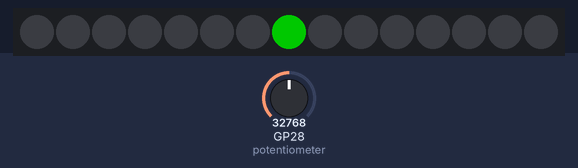
Recording of a program running on a simulated Raspberry Pi Pico running MicroPython. Shown: 15 RGB LEDs in strip order, left to right. The inputs (shaded band) are chosen by the test bench; at power-on: GP28 (potentiometer) = 32768 (analog values on the 0–65535 scale). Dim RGB values are drawn brighter than linear; what the program prints to the serial console is not drawn.

Above: at 1.2 s.
1.3 s: GP28 (potentiometer) set to 45874
At 2.0 s:
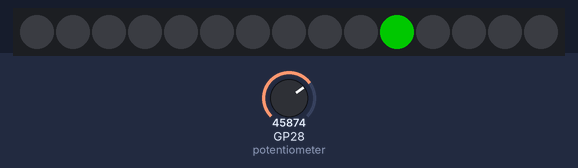
2.8 s: GP28 (potentiometer) set to 19660
At 3.7 s:
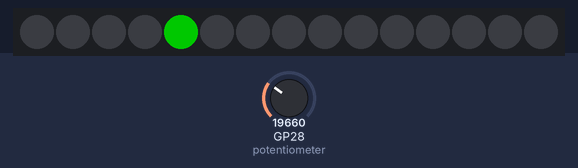
4.3 s: GP28 (potentiometer) set to 7864
At 5.3 s:
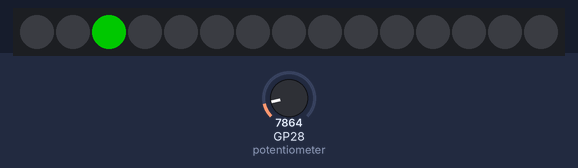
5.8 s: GP28 (potentiometer) set to 0
At 6.9 s:
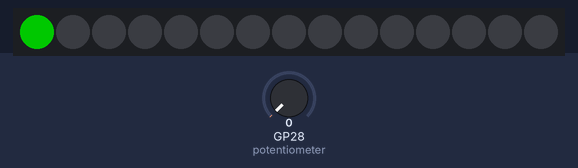
Timing chart, 0 to 8.3 s (numbered marks = the images above; inputs shaded):
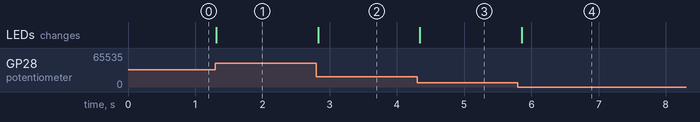

Measured:
- after the input at 1.3 s, the LEDs: change at once (image 1)
- after the input at 2.8 s, the LEDs: change at once (image 2)
- after the input at 4.3 s, the LEDs: change at once (image 3)
- after the input at 5.8 s, the LEDs: change after 0.05 s (image 4)

The program:

Slider_Strand_Day_10.py
```python
# Let it Glow Advent Calendar - Day 10
# Pulse the colors
# Lori Pfahler
# December 19, 2023

from utime import sleep
from machine import Pin, ADC
from neopixel import NeoPixel

# Define the strand pin number (22) and number of LEDs (15)
strand = NeoPixel(Pin(22), 15)

# Set up the slider on ADC pin 28
potentiometer = ADC(Pin(28))

try:
    while True:
        # Read the potentiometer value
        potValue = potentiometer.read_u16()
        # scale the potValue to the desired range of delay times
        currentLED = round((14 /65535) * potValue)
        # print for debugging and observing potValue and delayTime
        print(f'{potValue}, {currentLED}', end = '\r')
        # clear the all LEDs and then light the current one
        strand.fill((0, 0, 0))
        strand[currentLED] = (0, 100 , 0)
        strand.write()
        sleep(0.1)

except KeyboardInterrupt:
    # turn off LEDs
    strand.fill((0, 0, 0))
    strand.write()
```
